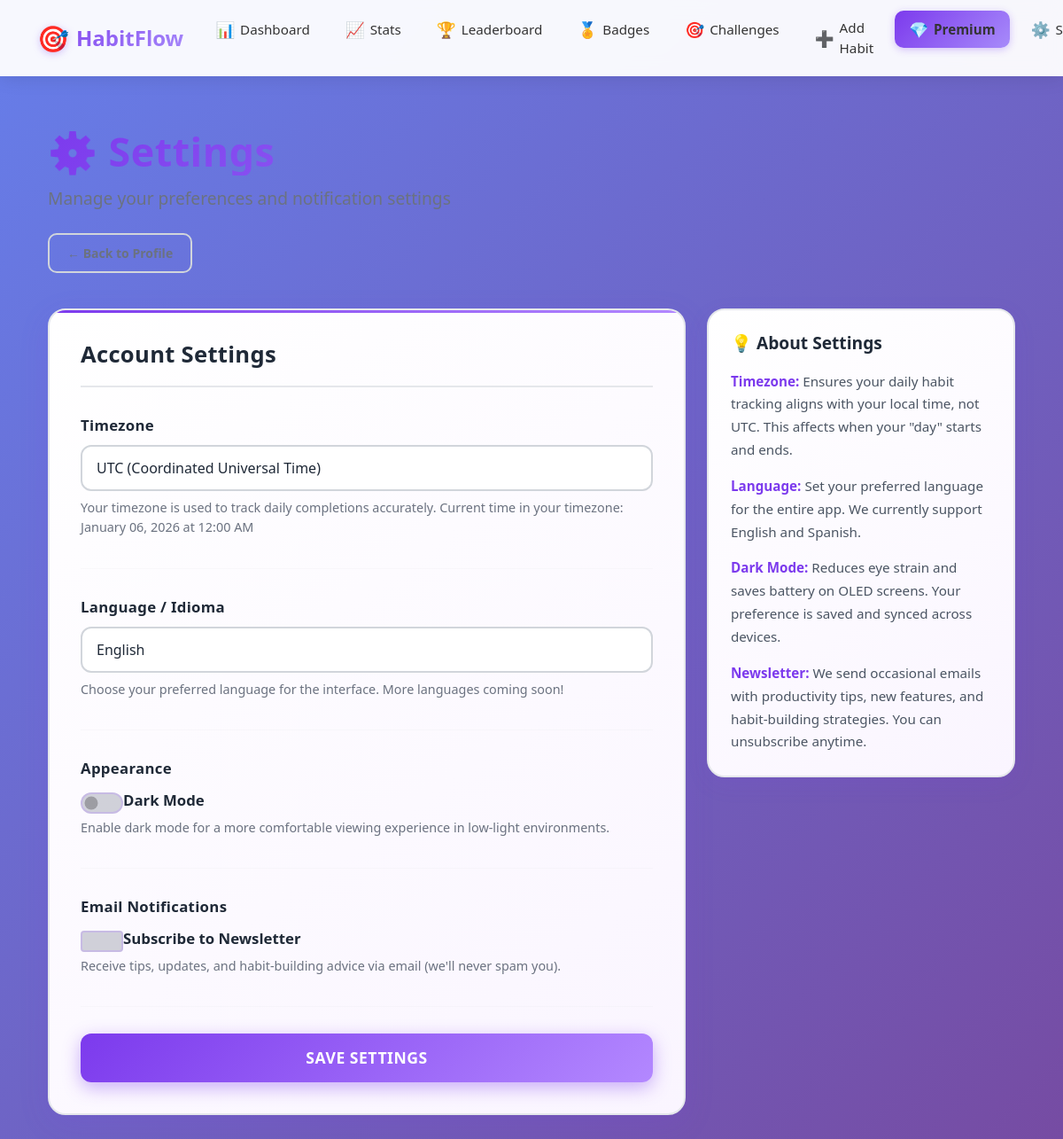
/profile/settings (signed in), run on the app's committed database.
### models.py (models this page shows, shortened)
class User(UserMixin, db.Model):
    __tablename__ = "user"
    id = db.Column(db.Integer, primary_key=True, autoincrement=True)
    email = db.Column(db.String(120), unique=True, nullable=False, index=True)
    password_hash = db.Column(db.String(255), nullable=False)  # Increased from 150 to 255 for scrypt hashes
    timezone = db.Column(db.String(50), default='UTC', nullable=False)
    language = db.Column(db.String(5), default='en', nullable=False)  # Language preference (en, es)
    newsletter_subscribed = db.Column(db.Boolean, default=False, nullable=False)  # Newsletter subscription status
    dark_mode = db.Column(db.Boolean, default=False, nullable=False)  # Dark mode preference
    created_at = db.Column(db.DateTime, default=datetime.utcnow, nullable=False)
    is_admin = db.Column(db.Boolean, default=False, nullable=False, index=True)  # Admin privileges for payment management
    subscription_tier = db.Column(db.String(20), default='free', nullable=False)  # 'free', 'monthly', 'annual', 'lifetime'
    subscription_status = db.Column(db.String(20), default='active', nullable=False, index=True)  # 'active', 'cancelled', 'expired', 'trial'
    subscription_start_date = db.Column(db.DateTime, nullable=True)
    subscription_end_date = db.Column(db.DateTime, nullable=True)  # For cancelled/expired subscriptions
    trial_end_date = db.Column(db.DateTime, nullable=True)  # Optional trial period
    habit_limit = db.Column(db.Integer, default=3, nullable=False)
    stripe_customer_id = db.Column(db.String(255), nullable=True, unique=True, index=True)
    stripe_subscription_id = db.Column(db.String(255), nullable=True, index=True)
    paypal_subscription_id = db.Column(db.String(255), nullable=True, index=True)
    coinbase_charge_code = db.Column(db.String(255), nullable=True, index=True)
    billing_email = db.Column(db.String(120), nullable=True)  # May differ from login email
    last_payment_date = db.Column(db.DateTime, nullable=True)
    payment_failures = db.Column(db.Integer, default=0, nullable=False)
    email_notifications_enabled = db.Column(db.Boolean, default=True, nullable=False)
    reminder_time = db.Column(db.String(5), default='09:00', nullable=False)
    reminder_days = db.Column(db.String(20), default='all', nullable=False)
    last_reminder_sent = db.Column(db.Date, nullable=True)
    account_deleted = db.Column(db.Boolean, default=False, nullable=False, index=True)
    deletion_scheduled_date = db.Column(db.DateTime, nullable=True)
    habits = db.relationship(
        "Habit",
        backref="user",
        lazy=True,
        cascade="all, delete-orphan"
    )
    def get_user_date(self):
        from zoneinfo import ZoneInfo
        from datetime import datetime
        user_tz = ZoneInfo(self.timezone)
        return datetime.now(user_tz).date()

### profile.py (the view, shortened to what this page needs)
@profile_bp.route('/settings', methods=['GET', 'POST'])
@login_required
def settings():
    form = SettingsForm()
    if request.method == 'GET':
        form.timezone.data = current_user.timezone
        form.language.data = getattr(current_user, 'language', 'en')
        form.dark_mode.data = current_user.dark_mode
        form.newsletter_subscribed.data = current_user.newsletter_subscribed
    return render_template('profile/settings.html', form=form)

### app.py (called while the page is built)
@login_manager.user_loader
def load_user(user_id):
    from models import User
    return db.session.get(User, int(user_id))

### templates/profile/settings.html (shortened to what this page needs)
{% extends "base.html" %}
{% block content %}
<div class="container py-4">
    <div class="row page-header">
        <div class="col-md-12">
            <h1 class="page-title">⚙️ Settings</h1>
            <p class="page-subtitle">Manage your preferences and notification settings</p>
            <a href="{{ url_for('profile.view') }}" class="btn btn-outline-secondary btn-sm mt-2">← Back to Profile</a>
        </div>
    </div>
    <div class="row">
        <div class="col-lg-8">
            <div class="settings-card">
                <div class="card-header-custom">
                    <h2>Account Settings</h2>
                </div>
                <form method="POST" action="{{ url_for('profile.settings') }}">
                    <div class="settings-section">
                        <label class="form-label">{{ form.timezone.label }}</label>
                        {{ form.timezone(class="form-select") }}
                        <div class="form-text">
                            Your timezone is used to track daily completions accurately.
                            Current time in your timezone: {{ current_user.get_user_date().strftime('%B %d, %Y at %I:%M %p') }}
                        </div>
                    </div>
                    <hr>
                    <div class="settings-section">
                        <label class="form-label">{{ form.language.label }}</label>
                        {{ form.language(class="form-select") }}
                        <div class="form-text">
                            Choose your preferred language for the interface.
                            More languages coming soon!
                        </div>
                    </div>
                    <hr>
                    <div class="settings-section">
                        <label class="form-label">Appearance</label>
                        <div class="form-check form-switch">
                            {{ form.dark_mode(class="form-check-input", role="switch") }}
                            <label class="form-check-label" for="{{ form.dark_mode.id }}">
                                {{ form.dark_mode.label.text }}
                            </label>
                        </div>
                        <div class="form-text">
                            Enable dark mode for a more comfortable viewing experience in low-light environments.
                        </div>
                    </div>
                    <hr>
                    <div class="settings-section">
                        <label class="form-label">Email Notifications</label>
                        <div class="form-check">
                            {{ form.newsletter_subscribed(class="form-check-input") }}
                            <label class="form-check-label" for="{{ form.newsletter_subscribed.id }}">
                                {{ form.newsletter_subscribed.label.text }}
                            </label>
                        </div>
                        <div class="form-text">
                            Receive tips, updates, and habit-building advice via email (we'll never spam you).
                        </div>
                    </div>
                    <hr>
                    <div class="d-grid">
                        {{ form.submit(class="btn btn-primary") }}
                    </div>
                </form>
            </div>
        </div>
        <div class="col-lg-4">
            <div class="info-card">
                <h3>💡 About Settings</h3>
                <p>
                    <strong>Timezone:</strong> Ensures your daily habit tracking aligns with your local time,
                    not UTC. This affects when your "day" starts and ends.
                </p>
                <p>
                    <strong>Language:</strong> Set your preferred language for the entire app.
                    We currently support English and Spanish.
                </p>
                <p>
                    <strong>Dark Mode:</strong> Reduces eye strain and saves battery on OLED screens.
                    Your preference is saved and synced across devices.
                </p>
                <p class="mb-0">
                    <strong>Newsletter:</strong> We send occasional emails with productivity tips,
                    new features, and habit-building strategies. You can unsubscribe anytime.
                </p>
            </div>
        </div>
    </div>
</div>
{% endblock %}

### templates/base.html (style rules this page uses)
:root { --bg-gradient-start: #667eea; --bg-gradient-end: #764ba2; --navbar-bg: rgba(255, 255, 255, 0.95); --navbar-text: #333; --card-bg: #ffffff; --text-primary: #1a202c; --text-secondary: #4a5568; --text-muted: #718096; --border-color: #e0e0e0; --shadow-color: rgba(0, 0, 0, 0.1); --skeleton-bg: linear-gradient(90deg, #f0f0f0 25%, #e0e0e0 50%, #f0f0f0 75%); }
* { -webkit-tap-highlight-color: transparent; -webkit-touch-callout: none; }
html { height: -webkit-fill-available; scroll-behavior: smooth; }
body { font-family: 'Segoe UI', Tahoma, Geneva, Verdana, sans-serif; background: linear-gradient(135deg, var(--bg-gradient-start) 0%, var(--bg-gradient-end) 100%); min-height: 100vh; min-height: -webkit-fill-available; padding-top: 70px; color: var(--text-primary); transition: background 0.3s ease, color 0.3s ease, opacity 0.3s ease-out; -webkit-font-smoothing: antialiased; -moz-osx-font-smoothing: grayscale; overscroll-behavior-y: none; -webkit-overflow-scrolling: touch; }
.btn-primary { background: linear-gradient(135deg, #7c3aed 0%, #a78bfa 100%); border: none; box-shadow: 0 4px 15px rgba(124, 58, 237, 0.3); transition: all 0.3s ease; }
.form-control, .form-select { background: var(--card-bg); border: 1px solid var(--border-color); color: var(--text-primary); transition: all 0.3s ease; }
.form-label { color: var(--text-secondary); font-weight: 500; }
.btn { transition: all 0.3s ease; }

### data on the page
User: timezone "UTC (Coordinated Universal Time)", get_user_date "January 06, 2026 at 12:00 AM", language "English"
